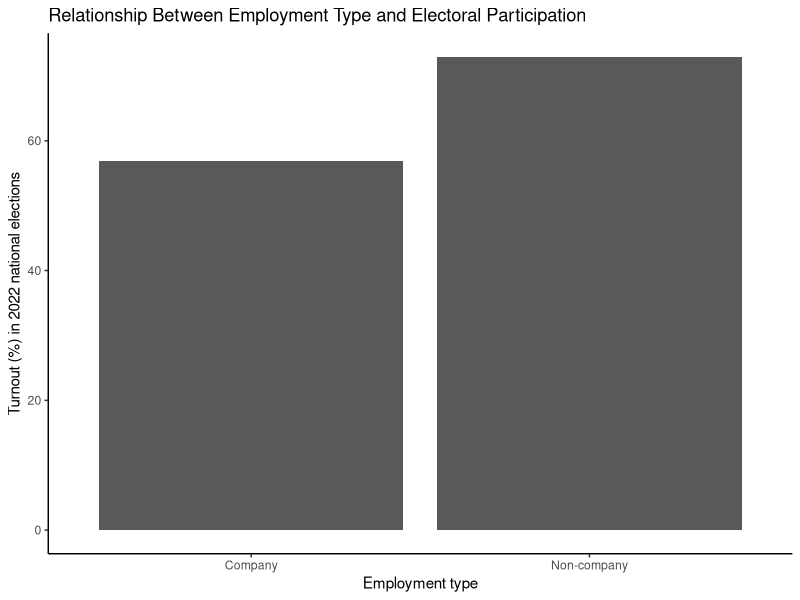
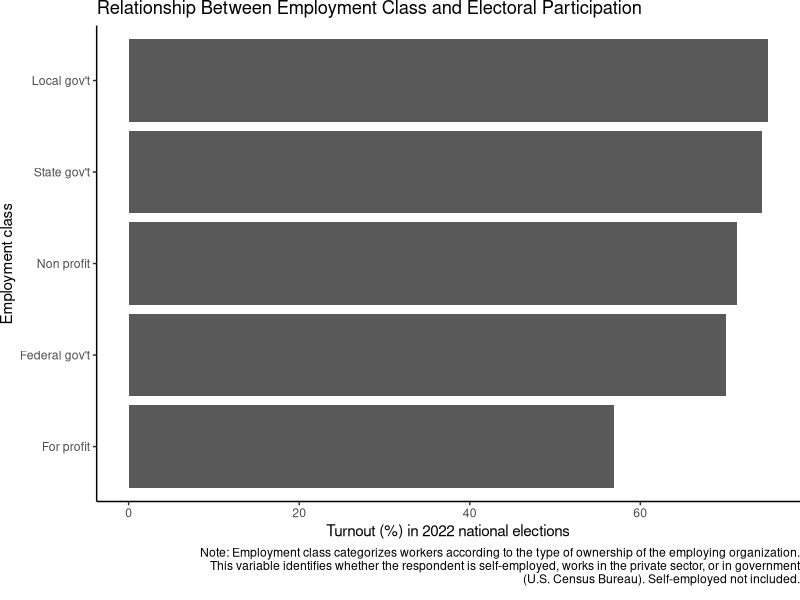
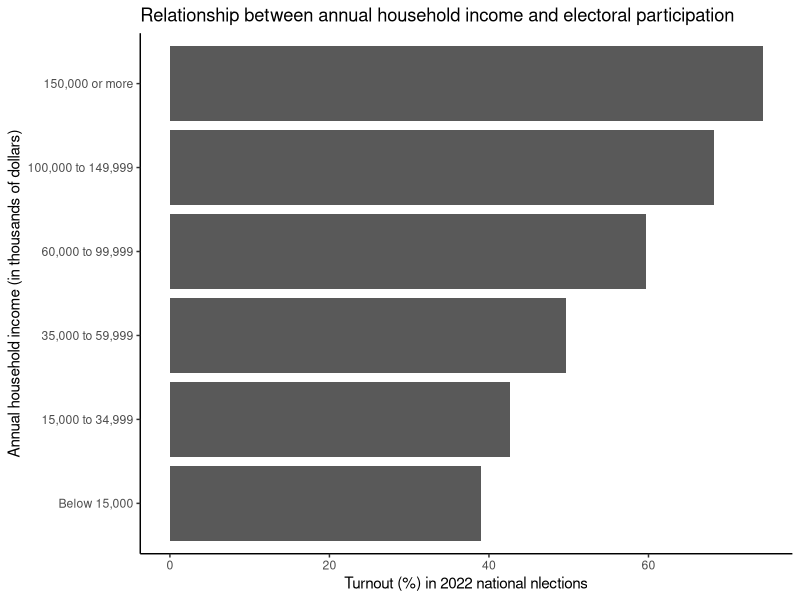
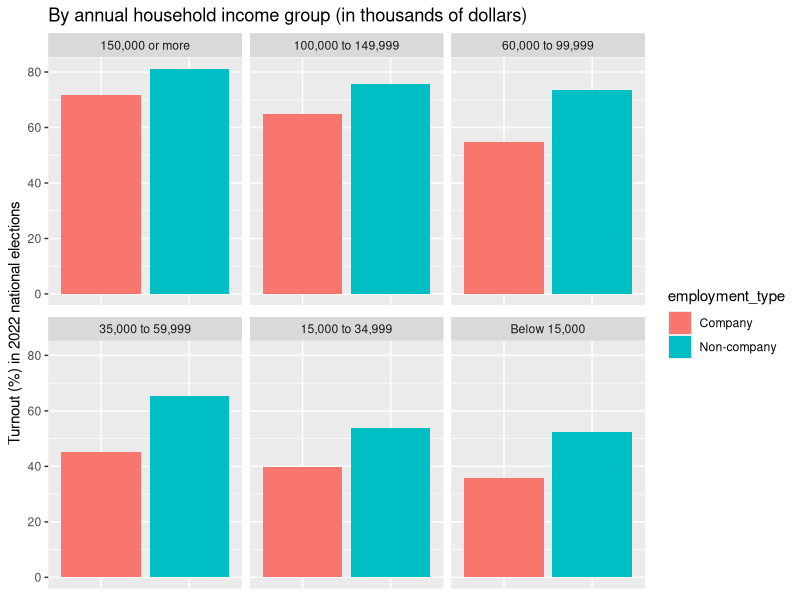

R code for these plots, in order:
## ---- chunk 1
library(tidyverse)
library(stringr)

#census_raw <- read_csv("nov22pub (1).csv")
#census <- census_raw |>
  #select(employment_class=PEIO1COW, voted=PES1, income_code=HEFAMINC, education=PEEDUCA, state=GESTFIPS)
#write.csv(census,"census.csv")

census <- read_csv("census.csv")
## ---- chunk 2
#replacing coded values and creating new variables 

census$employment_class <- census$employment_class |>
  case_match(1 ~ "Federal gov't",
             2 ~ "State gov't",
             3 ~ "Local gov't", 
             4 ~ "For profit",
             5 ~ "Non profit",
             .default = "other")
census <- census |>
  filter(employment_class != "other")

#creating binary employment type variable 
census <- census |>
  mutate(employment_type = case_when(
    employment_class == "Federal gov't" | employment_class == "State gov't" | employment_class == "Local gov't" | employment_class == "Non profit" ~ "Non-company",
    employment_class == "For profit" ~ "Company"))

#numeric voted variable
census$voted_num <- census$voted |>
  case_match(1 ~ 1,
             2 ~ 0,
             .default= 2)
#character voted variable
census$voted <- census$voted |>
  case_match(1 ~ "Yes",
             2 ~ "No",
             .default = "other")
#filtering out others
census <- census |>
  filter(voted != "other")

census$house_income <- census$income_code |>
  case_match(-1 ~ "other",
             1 ~ "less than 5",
             2 ~ "5 to 7.499",
             3 ~ "7.5 to 9.999", 
             4 ~ "10 to 12.499",
             5 ~ "12.5 to 14.999",
             6 ~ "15 to 19.999",
             7 ~ "20 to 24.999",
             8 ~ "25 to 29.999",
             9 ~ "30 to 34.999",
             10 ~ "35 to 39.999",
             11 ~ "40 to 49.999",
             12 ~ "50 to 59.999",
             13 ~ "60 to 74.999",
             14 ~ "75 to 99.999",
             15 ~ "100 to 149.999",
             16 ~ "150 or more")
census <- census |>
  filter(house_income != "other")
#broadening above household income categories
census <- census |>
  mutate(broad_income_categories = case_when(
    income_code >= 1 & income_code <= 5 ~ "Below 15,000",
    income_code >= 6 & income_code <= 9 ~ "15,000 to 34,999",
    income_code >= 10 & income_code <= 12 ~ "35,000 to 59,999",
    income_code >= 13 & income_code <= 14 ~ "60,000 to 99,999",
    income_code == 15 ~ "100,000 to 149,999",
    income_code == 16 ~ "150,000 or more"))
#creating numeric household income variable by taking average of upper/lower house_income bounds
census$house_income_num <- census$income_code |>
  case_match(1 ~ 2500,
             2 ~ 6250,
             3 ~ 8750, 
             4 ~ 11250,
             5 ~ 13750,
             6 ~ 17500,
             7 ~ 22500,
             8 ~ 27500,
             9 ~ 32500,
             10 ~ 37500,
             11 ~ 45000,
             12 ~ 55000,
             13 ~ 67500,
             14 ~ 87500,
             15 ~ 125000,
             16 ~ 150000)
census$education <- census$education |>
  case_match(31 ~ "less than 1st grade",
             32 ~ "1st-4th",
             33 ~ "5th or 6th", 
             34 ~ "7th or 8th",
             35 ~ "9th",
             36 ~ "10th",
             37 ~ "11th",
             38 ~ "12th no diploma",
             39 ~ "high school diploma",
             40 ~ "some college no degree",
             41 ~ "associate degree vocational",
             42 ~ "associate degree academic",
             43 ~ "bachelor's degree",
             44 ~ "master's degree",
             45 ~ "professional degree",
             46 ~ "doctorate degree")
education_levels <- c("less than 1st grade", "1st-4th", "5th or 6th", "7th or 8th", "9th", "10th", "11th", "12th no diploma", "high school diploma", "some college no degree", "associate degree vocational", "associate degree academic", "bachelor's degree", "master's degree", "professional degree", "doctorate degree")
census$education <- factor(census$education, levels = education_levels)

census <- census |>
  mutate(college_degree = case_when(
    education == "less than 1st grade" | education == "1st-4th" | education == "5th or 6th" | education == "7th or 8th" | education == "9th" | education == "10th" | education == "11th" | education == "12th no diploma" | education == "high school diploma" | education == "some college no degree" ~ 0,
    education == "associate degree vocational" | education == "associate degree academic" | education == "bachelor's degree" | education == "master's degree" | education == "professional degree" | education == "doctorate degree" ~ 1))

census$state <- as.character(census$state)
#see below for key 

## ---- chunk 3
#calculating turnout rates by employment type
employment_type_turnout <- census |>
  group_by(employment_type) |>
  summarize(turnout = mean(voted_num) * 100)
knitr::kable(employment_type_turnout, digits = 2)

#calculating turnout rates by employment class
employment_class_turnout <- census |>
  group_by(employment_class) |>
  summarize(turnout = mean(voted_num) * 100)
knitr::kable(employment_class_turnout, digits = 2)
## ---- chunk 4
#plotting turnout rates by employment type
employment_type_turnout_plot <- employment_type_turnout |>
  ggplot(mapping = aes(x = employment_type, y = turnout)) +
  geom_col() +
  labs(
    title = "Relationship Between Employment Type and Electoral Participation",
    x = "Employment type",
    y = "Turnout (%) in 2022 national elections") +
  theme_classic()
employment_type_turnout_plot

#plotting turnout rates by employment class
employment_class_turnout_plot <- employment_class_turnout |>
  ggplot(mapping = aes(x = fct_reorder(employment_class, turnout), y = turnout)) +
  geom_col() +
  coord_flip() +
  labs(
    title = "Relationship Between Employment Class and Electoral Participation",
    x = "Employment class",
    y = "Turnout (%) in 2022 national elections",
    caption = "Note: Employment class categorizes workers according to the type of ownership of the employing organization. This variable identifies whether the respondent is self-employed, works in the private sector, or in government (U.S. Census Bureau). Self-employed not included."
  ) +
  theme_classic() +
  theme(plot.margin = margin(b = 10))
wrapped_caption <- str_wrap("Note: Employment class categorizes workers according to the type of ownership of the employing organization. This variable identifies whether the respondent is self-employed, works in the private sector, or in government (U.S. Census Bureau). Self-employed not included.", width = 112)
employment_class_turnout_plot <- employment_class_turnout_plot + labs(caption = wrapped_caption)
employment_class_turnout_plot
## ---- chunk 5
diff_in_type_rates <- employment_type_turnout |>
  pivot_wider(names_from = employment_type,
              values_from = turnout) |>
  mutate(difference = `Non-company` - Company) |>
  select(difference)
knitr::kable(diff_in_type_rates)
## ---- chunk 6
type_income_average <- census |>
  group_by(employment_type) |>
  summarize(`Average household income` = mean(house_income_num)) |>
  pivot_wider(names_from = employment_type,
              values_from = `Average household income`) |>
  mutate(difference = `Non-company` - Company)
knitr::kable(type_income_average, digits = 2)
## ---- chunk 7
income_group_turnout <- census |>
  group_by(broad_income_categories) |>
  summarize(turnout = mean(voted_num) * 100)
income_group_turnout <- arrange(income_group_turnout, desc(turnout))
knitr::kable(income_group_turnout, digits = 2)

income_group_turnout_plot <- income_group_turnout |>
  ggplot(mapping = aes(x = fct_reorder(broad_income_categories, turnout), y = turnout)) +
  geom_col() +
  coord_flip() +
  labs(
    title = "Relationship between annual household income and electoral participation",
    x = "Annual household income (in thousands of dollars)",
    y = "Turnout (%) in 2022 national nlections"
  ) +
  theme_classic()
income_group_turnout_plot
## ---- chunk 8
lm <- summary(lm(voted_num ~ employment_type + house_income_num + college_degree, data = census))

lm |>
  broom::tidy() |>
  select(term, estimate, p.value) |> 
  knitr::kable()

## ---- chunk 9
#calculating turnout rates of employment types within income groups

type_income_turnout <- census |>
  group_by(broad_income_categories, employment_type) |>
  summarize(turnout = mean(voted_num) *100)

custom_levels <- c("150,000 or more","100,000 to 149,999","60,000 to 99,999", "35,000 to 59,999", "15,000 to 34,999", "Below 15,000")
type_income_turnout$broad_income_categories <- factor(type_income_turnout$broad_income_categories, levels = custom_levels)

type_income_turnout_plot <- type_income_turnout |>
  ggplot(aes(x = factor(turnout), y = turnout, fill = employment_type)) +
    geom_col() +
    facet_wrap(~broad_income_categories, ncol = 3, scales = "free_x", drop = TRUE) +
    theme(
        axis.text.x = element_blank(),
        axis.ticks.x = element_blank()) +
  labs(title = "By annual household income group (in thousands of dollars)", x = NULL, y = "Turnout (%) in 2022 national elections")
type_income_turnout_plot

